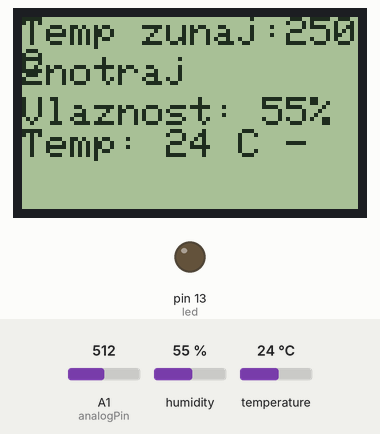
Bench run of a sketch on a simulated Arduino Uno, built with avr-gcc and run on an emulated ATmega328P. On the bench: 84×48 one-colour display, output pins drawn as LEDs (lit = HIGH). Inputs (shaded band) come from the test bench; at power-on: humidity 55 %, A1 (analogPin) = 512, temperature 24 °C.

Above: at 4.6 s.
4.7 s: humidity set to 22 %
At 8.5 s:
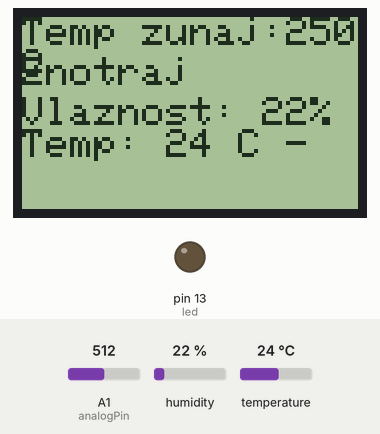
13.4 s: A1 (analogPin) set to 716
At 16.6 s:
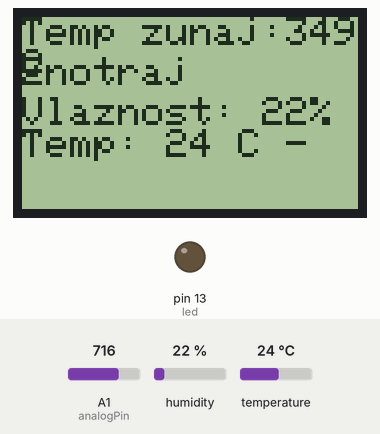
17.9 s: temperature set to 12 °C
At 19.7 s:
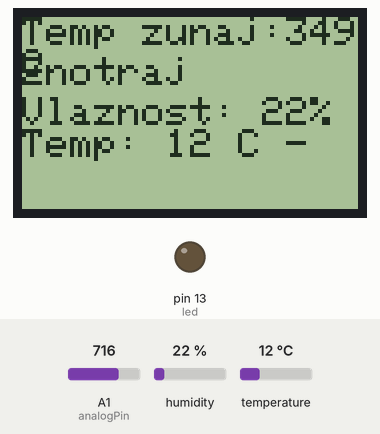
23.8 s: A1 (analogPin) set to 900
At 25.9 s:
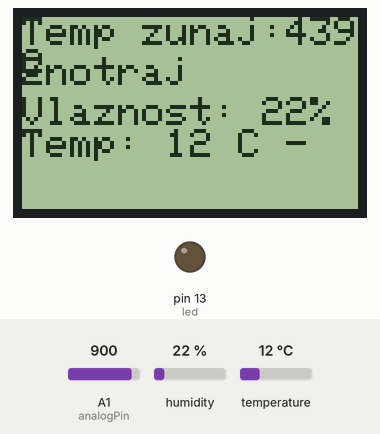
28.3 s: humidity set to 40 %
At 29.0 s:
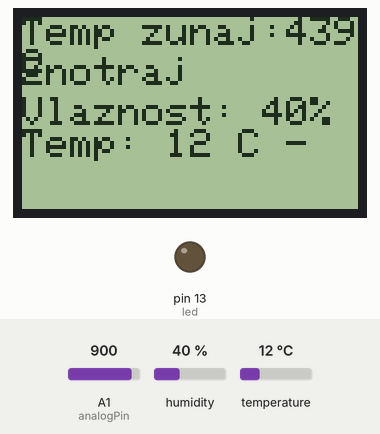
33.0 s: A1 (analogPin) set to 1023
At 35.2 s:
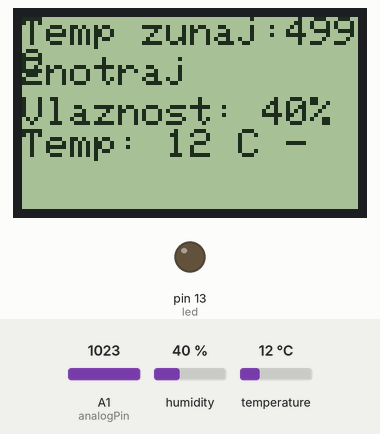
Timing chart, 0 to 36.7 s (numbered marks = the images above; inputs shaded):
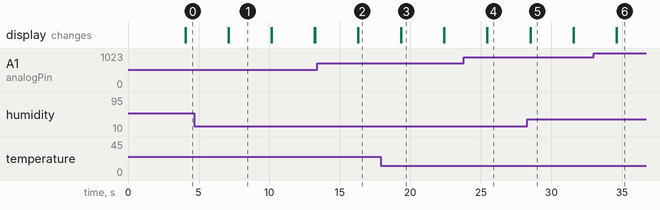

Measured:
- after the input at 4.7 s, the display: first differs from a run without the input after 2.4 s (image 1)
- after the input at 13.4 s, the display: first changes after 2.9 s (image 2 shows a later state)
- after the input at 17.9 s, the display: first differs from a run without the input after 1.5 s (image 3)
- after the input at 23.8 s, the display: first changes after 1.6 s (image 4 shows a later state)
- after the input at 28.3 s, the display: first differs from a run without the input after 0.22 s (image 5)
- after the input at 33.0 s, the display: first changes after 1.6 s (image 6 shows a later state)
- what the display in image 1 shows lasts 3.1 s, from 7.1 s to 10.2 s

The sketch:

Arduino_vre_postaja.ino
```cpp
#include <DHT.h>
#include <DHT_U.h>

#include <SPI.h>
#include <Adafruit_GFX.h>
#include <Adafruit_PCD8544.h>
/* Declare LCD object for software SPI
 Adafruit_PCD8544(CLK,DIN,D/C,CE,RST);*/

Adafruit_PCD8544 display = Adafruit_PCD8544(7, 6, 5, 4, 3);

#define PIN 8
#define TYPE DHT11
// Prototype Declartion
DHT dht(PIN, TYPE);

int led = 13; // define the LED pin
int digitalPin = 2; // KY-028 digitalna povezava
int analogPin = A1; // KY-028 analogna povezava
int digitalVal; // digitalne vrednosti
int temp; //analogne vrednosti


void setup ()
{
  pinMode(led, OUTPUT);
  pinMode(digitalPin, INPUT);
  display.begin ();
  display.setContrast(57);

  /* Praznenje bufferja */
  display.clearDisplay();

  display.setTextColor(BLACK);
    display.setCursor(4,8);
   display.setTextSize(1);
  dht.begin();
  delay(1000);
}

void loop ()
{
	// zakasnitev 3s
  delay(3000);
  display.clearDisplay();

  /* Prikaz teksta */
  display.setTextColor(BLACK);
  display.setCursor(0,0);
  display.setTextSize(1);
  display.print("Temp zunaj:");
  temp = analogRead(analogPin); temp = temp * 0.48828125;
  display.print(temp); // print analog value to serial
  display.println("C");
  display.display();
  display.setCursor(0,10);
  display.print("Znotraj");
  display.setCursor(0,15);
 // delay(100);
    //
    float humidity = dht.readHumidity();
    float temp_cel = dht.readTemperature(); // in Clecius
    // v primeru ne uspešnega branja podatkov
    if (isnan(humidity) || isnan(temp_cel)) {

        display.println("# Neuspešno branje iz DHT modula");
        display.display();
        return;
    } else {
        // Izpis vlažnosti
        display.setCursor(0,20);
        display.print("Vlaznost: ");
        display.print(round(humidity));
        display.println("%");
        // Izpis temperature
        display.setCursor(0,28);
        display.print("Temp: ");
        display.print(round(temp_cel));
        display.print(" C - ");
        display.display();
        //delay(2000);

    }
}
```
